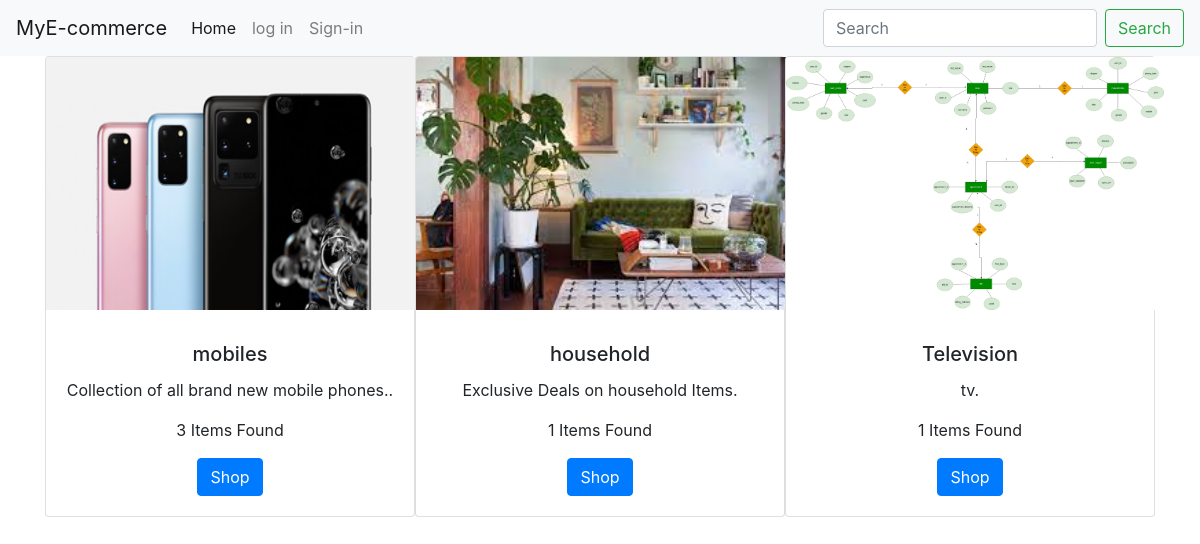
The page / on the database its author committed.
### pro/models.py (models this page shows, shortened)
class products(models.Model):
	name=models.CharField(max_length=200)
	desc=models.CharField(max_length=500)
	photo=models.ImageField(upload_to='itmephotos')
	datetime=models.DateTimeField(auto_now_add=True)
	item=models.ManyToManyField(items, null=True, blank=True)

### pro/views.py (the view)
# urls.py: path('',views.main_page,name='main_page'),
def main_page(request):
	f=products.objects.all()
	return render(request,'main_page.html',{'d':f})

### templates/main_page.html (shortened to what this page needs)
{% load static %}
<!doctype html>
<html lang="en">
  <head>
    <link rel="stylesheet" href="https://cdn.jsdelivr.net/npm/bootstrap@4.5.3/dist/css/bootstrap.min.css">
  </head>
  <body>
   	<nav class="navbar navbar-expand-lg navbar-light bg-light">
  <a class="navbar-brand" href="/">MyE-commerce</a>
  <div class="collapse navbar-collapse" id="navbarSupportedContent">
    <ul class="navbar-nav mr-auto">
      <li class="nav-item active">
        <a class="nav-link" href="">Home <span class="sr-only">(current)</span></a>
      </li>
      {% if user.is_authenticated %}
      <li class="nav-item">
        <h2>{{user.first_name}}</h2>
      </li>
      <li class="nav-item">
        <a class="nav-link" href="account">Account</a>
      </li>
      <li class="nav-item dropdown">
        <a class="nav-link" href="log_out">log out</a>
      </li>
      <li class="nav-item dropdown">
        <a class="nav-link" href="my_cart">cart</a>
      </li>
      {% else %}
      <li class="nav-item dropdown">
        <a class="nav-link" href="log_in">log in</a>
      </li>
      <li class="nav-item">
        <a class="nav-link" href="sign_in">Sign-in</a>
      </li>
      {% endif %}
    </ul>
    <form action="search_name" class="form-inline my-2 my-lg-0">
      <input name="search" class="form-control mr-sm-2" type="search" placeholder="Search" aria-label="Search">
      <button class="btn btn-outline-success my-2 my-sm-0" type="submit">Search</button>
    </form>
  </div>
</nav>
<div class="container flex d-flex flex-row mb-3 grid-container">
	{% for i in d %}
		<div class="card grid-item" style="width: 50%;">
      <div style="width: 50mm; height: 70mm;">
        <img style="width: 100mm; height: 67mm;" src="media/{{i.photo}}" class="card-img-top" alt="...">
      </div>
		  <div class="card-body">
		    <h5 class="card-title">{{i.name}}</h5>
		    <p class="card-text">{{i.desc}}.</p>
		    <p class="card-text">{{i.item.count}} Items Found</p>
		    <a href="/sub_page?search={{i.name}}" class="btn btn-primary">Shop</a>
		  </div>
		</div>
	{% endfor %}
</div>
  </body>
</html>

### templates/main_page.html (style rules this page uses)
.grid-container { display: grid; grid-template-columns: auto auto auto; }
.grid-item { text-align: center; }

### rows shown on the page
products: photo (picture), name "mobiles", desc "Collection of all brand new mobile phones.", item.count "3"
products: photo (picture), name "household", desc "Exclusive Deals on household Items", item.count "1"
products: photo (picture), name "Television", desc "tv", item.count "1"
